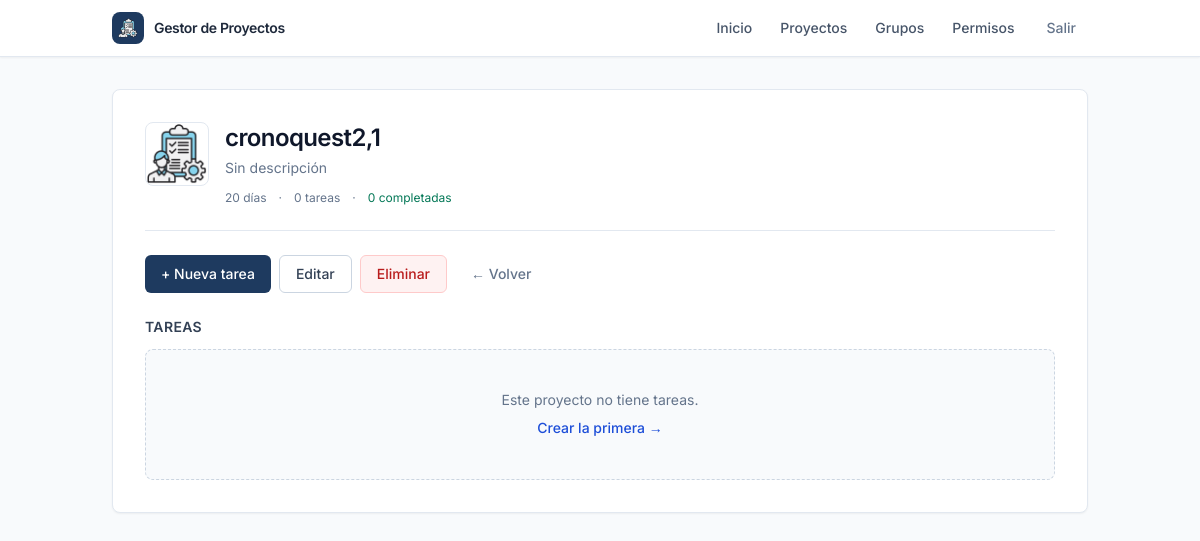
Page /proyectos/2/ (signed in) on the committed database.
### gestor/models.py (models this page shows, shortened)
class Proyecto(models.Model):
    nombre = models.CharField(max_length=100)
    descripcion = models.TextField(blank=True, default='')
    duracion = models.PositiveIntegerField(help_text='Duración en días')
    imagen = models.ImageField(
        upload_to='proyectos/',
        default='proyectos/logo.png',
        blank=True,
    )
    class Meta:
        ordering = ['-id']
        verbose_name = 'Proyecto'
        verbose_name_plural = 'Proyectos'
    @property
    def total_tareas(self):
        return self.tareas.count()
    @property
    def tareas_completadas(self):
        return self.tareas.filter(estado='COMPLETADA').count()

### gestor/views.py (the view)
# urls.py: path('proyectos/<int:pk>/', views.proyecto_detalle, name='proyecto_detalle'),
@login_required
@permission_required('gestor.view_proyecto', raise_exception=True)
def proyecto_detalle(request, pk):
    proyecto = get_object_or_404(Proyecto, pk=pk)
    tareas = proyecto.tareas.all()
    return render(request, 'proyecto_detalle.html', {
        'proyecto': proyecto,
        'tareas': tareas,
    })

### gestor/templates/proyecto_detalle.html (shortened to what this page needs)
{% extends "base.html" %}
{% block content %}
<header class="mb-6 pb-6 border-b border-slate-200">
    <div class="flex flex-col sm:flex-row sm:items-start gap-4">
        {% if proyecto.imagen %}
        <img src="{{ proyecto.imagen.url }}" alt="{{ proyecto.nombre }}"
             class="h-16 w-16 object-cover rounded-lg border border-slate-200 flex-shrink-0">
        {% endif %}
        <div class="min-w-0 flex-1">
            <h1 class="text-2xl font-semibold text-slate-900 tracking-tight">{{ proyecto.nombre }}</h1>
            <p class="mt-1 text-sm text-slate-500">{{ proyecto.descripcion|default:"Sin descripción" }}</p>
            <div class="mt-3 flex flex-wrap gap-3 text-xs text-slate-500">
                <span>{{ proyecto.duracion }} días</span>
                <span>·</span>
                <span>{{ proyecto.total_tareas }} tarea{{ proyecto.total_tareas|pluralize }}</span>
                <span>·</span>
                <span class="text-emerald-700">{{ proyecto.tareas_completadas }} completada{{ proyecto.tareas_completadas|pluralize }}</span>
            </div>
        </div>
    </div>
</header>
<div class="flex flex-wrap gap-2 mb-6">
    <a href="{% url 'tarea_crear' proyecto.pk %}"
       class="inline-flex items-center px-4 py-2 text-sm font-medium text-white bg-brand-700 hover:bg-brand-800 rounded-md transition">
        + Nueva tarea
    </a>
    <a href="{% url 'proyecto_editar' proyecto.pk %}"
       class="inline-flex items-center px-4 py-2 text-sm font-medium text-slate-700 border border-slate-300 hover:bg-slate-50 rounded-md transition">
        Editar
    </a>
    <a href="{% url 'proyecto_eliminar' proyecto.pk %}"
       class="inline-flex items-center px-4 py-2 text-sm font-medium text-red-700 border border-red-200 bg-red-50 hover:bg-red-100 rounded-md transition">
        Eliminar
    </a>
    <a href="{% url 'lista_proyectos' %}"
       class="inline-flex items-center px-4 py-2 text-sm font-medium text-slate-500 hover:text-slate-700 transition">
        ← Volver
    </a>
</div>
<section>
    <h2 class="text-sm font-semibold text-slate-700 uppercase tracking-wide mb-3">Tareas</h2>
    {% if tareas %}
    <ul class="divide-y divide-slate-200 border border-slate-200 rounded-lg overflow-hidden">
        {% for tarea in tareas %}
        <li class="p-4 bg-white flex flex-col sm:flex-row sm:items-center gap-3">
            <div class="min-w-0 flex-1">
                <p class="text-sm font-medium text-slate-900 {% if tarea.esta_completada %}line-through text-slate-400{% endif %}">
                    {{ tarea.titulo }}
                </p>
                {% if tarea.descripcion %}
                <p class="text-xs text-slate-500 mt-0.5">{{ tarea.descripcion }}</p>
                {% endif %}
                <div class="mt-2 flex flex-wrap gap-2">
                    <span class="inline-flex items-center px-2 py-0.5 rounded text-xs font-medium border
                        {% if tarea.prioridad == 'ALTA' %}bg-red-50 text-red-700 border-red-200
                        {% elif tarea.prioridad == 'MEDIA' %}bg-amber-50 text-amber-700 border-amber-200
                        {% else %}bg-slate-50 text-slate-600 border-slate-200{% endif %}">
                        {{ tarea.get_prioridad_display }}
                    </span>
                    <span class="inline-flex items-center px-2 py-0.5 rounded text-xs font-medium border
                        {% if tarea.estado == 'COMPLETADA' %}bg-emerald-50 text-emerald-700 border-emerald-200
                        {% elif tarea.estado == 'EN_PROGRESO' %}bg-sky-50 text-sky-700 border-sky-200
                        {% else %}bg-slate-50 text-slate-600 border-slate-200{% endif %}">
                        {{ tarea.get_estado_display }}
                    </span>
                </div>
            </div>
            <div class="flex items-center gap-2 flex-shrink-0">
                {% if not tarea.esta_completada %}
                <form method="post" action="{% url 'avanzar_estado_tarea' tarea.pk %}">
                    {% csrf_token %}
                    <button type="submit"
                            class="px-3 py-1.5 text-xs font-medium text-brand-700 border border-brand-200 bg-brand-50 hover:bg-brand-100 rounded-md transition">
                        {% if tarea.estado == 'PENDIENTE' %}Iniciar{% else %}Completar{% endif %}
                    </button>
                </form>
                {% endif %}
                <a href="{% url 'tarea_eliminar' tarea.pk %}"
                   class="px-3 py-1.5 text-xs font-medium text-red-600 hover:bg-red-50 rounded-md transition">
                    Eliminar
                </a>
            </div>
        </li>
        {% endfor %}
    </ul>
    {% else %}
    <div class="text-center py-10 border border-dashed border-slate-300 rounded-lg bg-slate-50">
        <p class="text-sm text-slate-500">Este proyecto no tiene tareas.</p>
        <a href="{% url 'tarea_crear' proyecto.pk %}" class="mt-2 inline-block text-sm font-medium text-brand-600 hover:text-brand-700">
            Crear la primera →
        </a>
    </div>
    {% endif %}
</section>
{% endblock %}

### gestor/templates/base.html (style rules this page uses)
body { font-family: 'Inter', system-ui, sans-serif; }

### rows in the picture
Proyecto: imagen (picture), nombre "cronoquest2,1", descripcion "Sin descripción", duracion "20", total_tareas "0", tareas_completadas "0"
